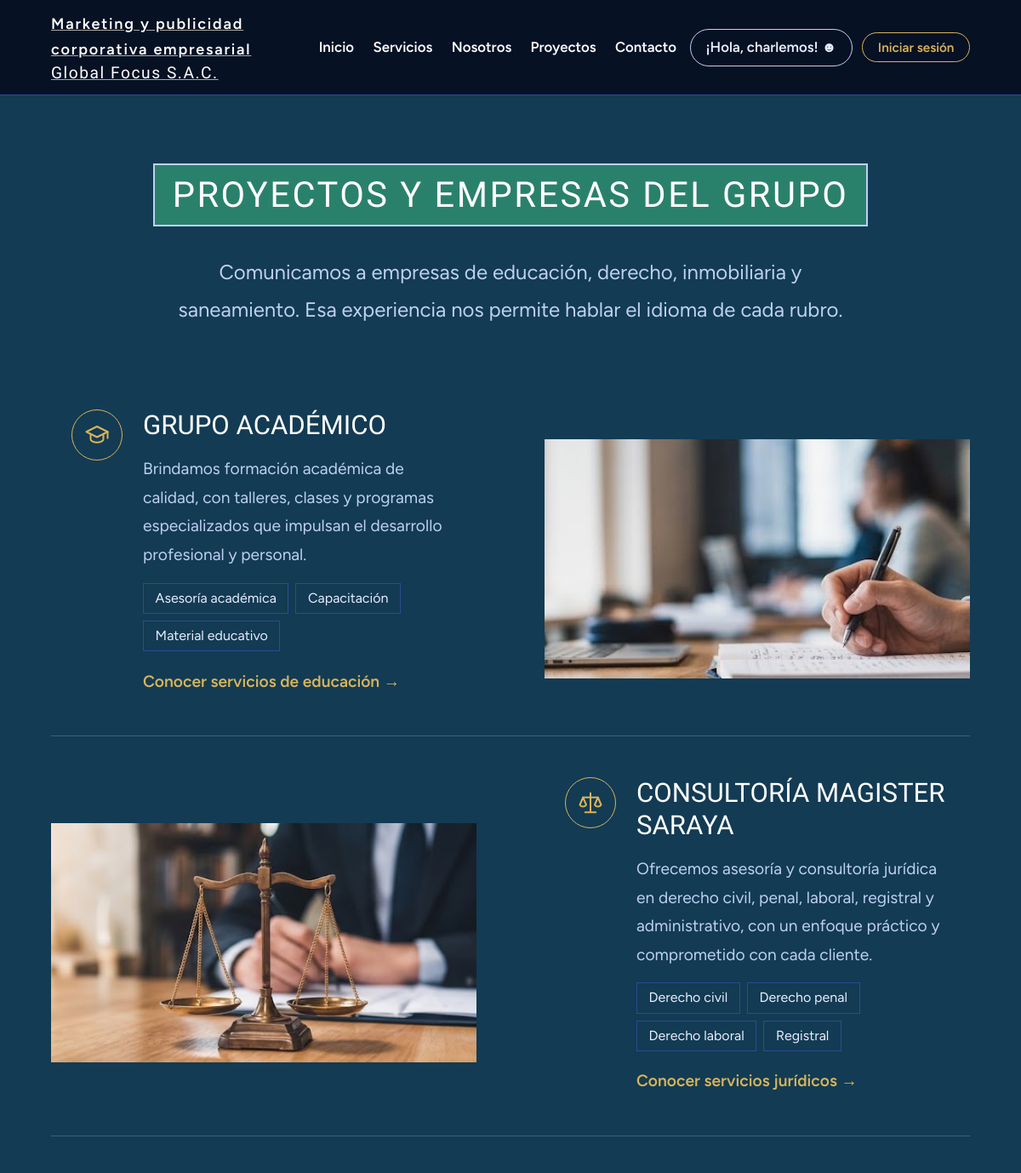
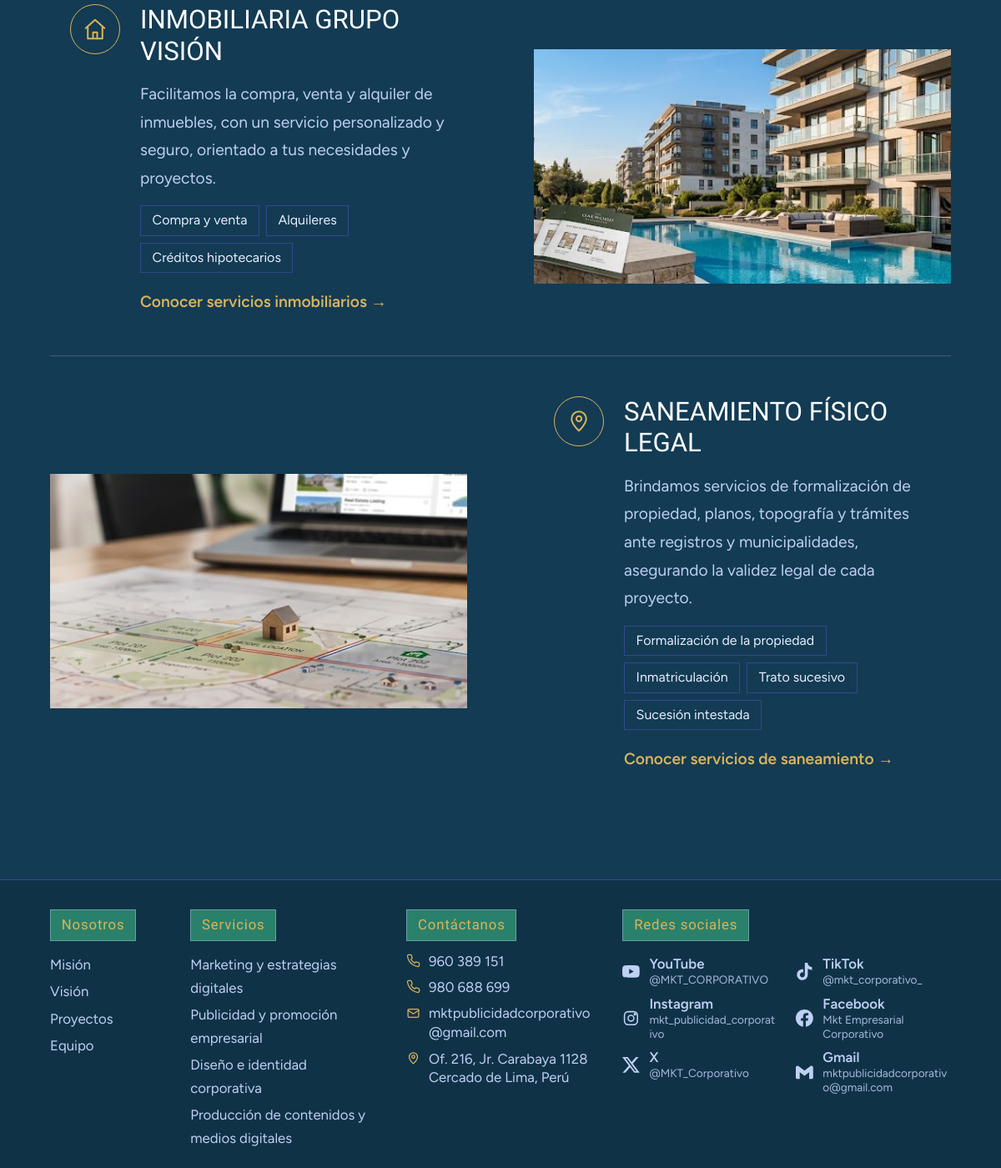
/proyectos, run on an earlier commit of the app's database (2 pictures, top to bottom).
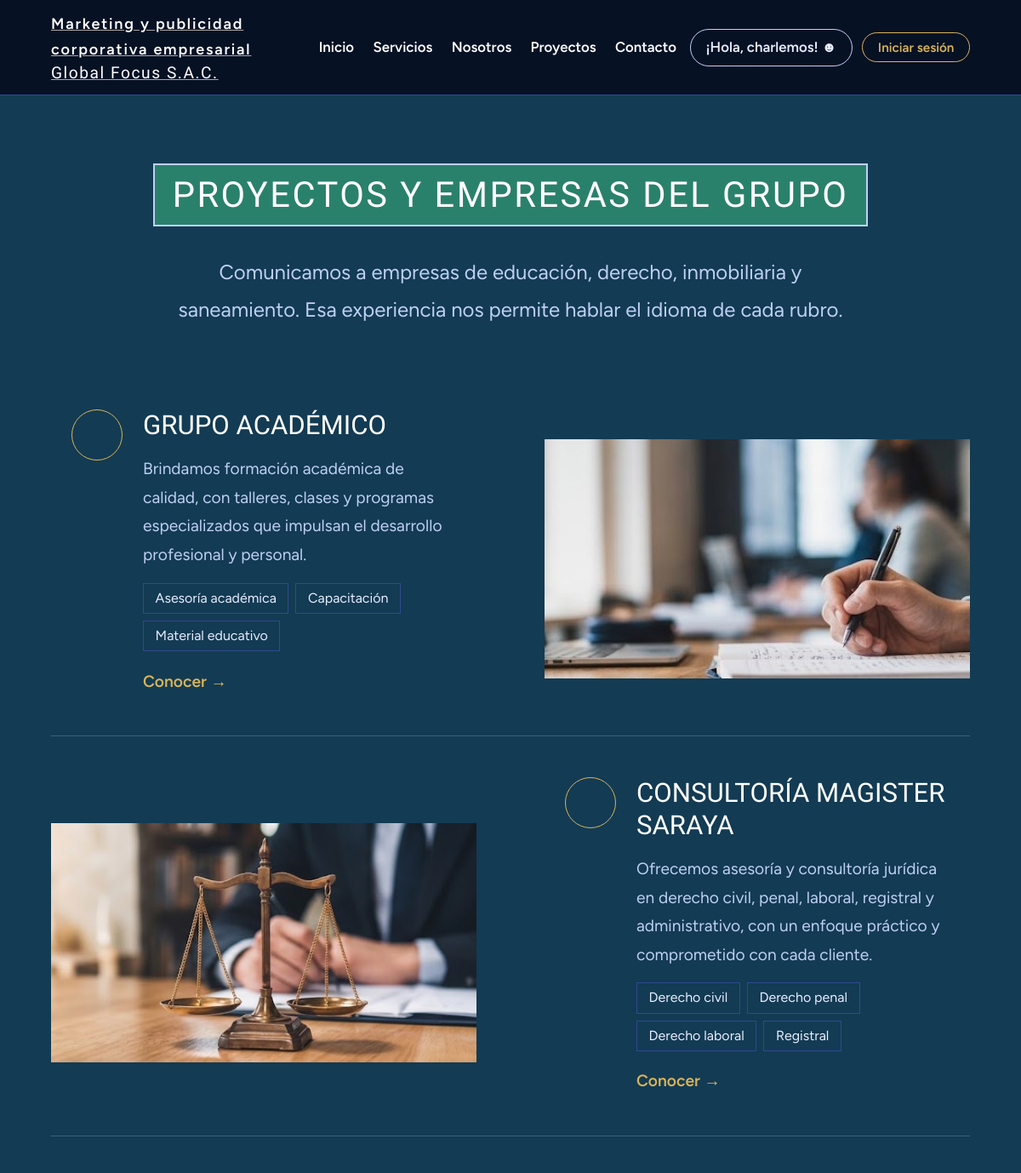
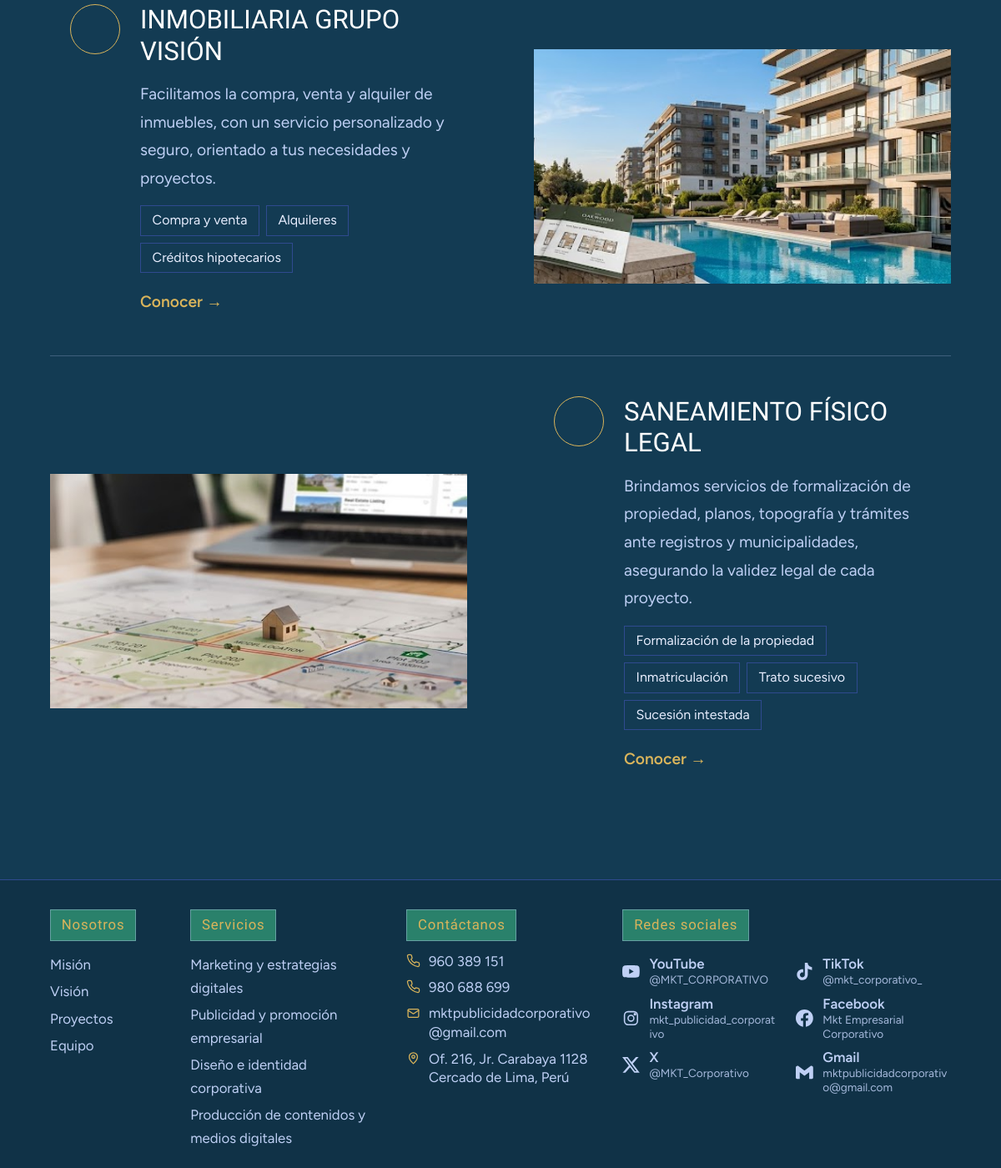
And on a later commit of the database (2 pictures, top to bottom).
### tables this page shows
CREATE TABLE empresas(
        id INTEGER PRIMARY KEY AUTOINCREMENT,
        nombre TEXT NOT NULL,
        descripcion TEXT NOT NULL,
        rubro TEXT NOT NULL,
        detalle TEXT NOT NULL DEFAULT '',
        contacto TEXT NOT NULL DEFAULT ''
    );

CREATE TABLE servicios(
        id INTEGER PRIMARY KEY AUTOINCREMENT,
        titulo TEXT NOT NULL,
        descripcion TEXT NOT NULL,
        color TEXT NOT NULL,
        orden INTEGER NOT NULL,
        categoria TEXT NOT NULL DEFAULT ''
    );

### app.py (the view)
@app.route("/proyectos")
def proyectos_page():
    empresas = get_db().execute("SELECT * FROM empresas ORDER BY id ASC").fetchall()
    return render_template("proyectos.html", c=CONFIG, empresas=empresas)

### app.py (called while the page is built, shortened)
@app.after_request
def cabeceras_seguridad(resp):
    resp.headers["Content-Security-Policy"] = _CSP
    resp.headers["X-Content-Type-Options"] = "nosniff"
    resp.headers["X-Frame-Options"] = "DENY"
    resp.headers["Referrer-Policy"] = "strict-origin-when-cross-origin"
    resp.headers["Permissions-Policy"] = "camera=(), microphone=(), geolocation=(), payment=()"
    if request.is_secure:
        resp.headers["Strict-Transport-Security"] = "max-age=31536000; includeSubDomains"
    if request.path.startswith(("/admin", "/api", "/login", "/registro")):
        resp.headers["Cache-Control"] = "no-store"
    return resp

@app.before_request
def proteger_csrf():
    if request.method in ("GET", "HEAD", "OPTIONS"):
        return None

def get_db():
    if "db" not in g:
        g.db = sqlite3.connect(DB_PATH, timeout=30)
        g.db.row_factory = sqlite3.Row
    return g.db

def _grupos():
    filas = get_db().execute("SELECT * FROM servicios ORDER BY orden ASC, id ASC").fetchall()
    grupos = {}
    for f in filas:
        grupos.setdefault(f["categoria"], []).append(f)
    return list(grupos.items())

def _buscar_img(carpeta, nombre):
    for ext in EXT_IMG:
        ruta = f"{carpeta}/{nombre}.{ext}"
        if os.path.exists(os.path.join(BASE, "static", ruta)):
            return ruta
    return None

def img_proyecto(n):
    return _buscar_img("img/proyectos", f"proyecto-{int(n)}")

@app.context_processor
def inyectar():
    grupos = _grupos()
    return {"grupos": grupos, "categorias": [g[0] for g in grupos],
            "img_servicio": img_servicio, "img_equipo": img_equipo, "img_proyecto": img_proyecto, "img_categoria": img_categoria, "img_portada": img_portada,
            "img_contacto": lambda: _buscar_img("img", "contacto"),
            "cuenta": _usuario()}

def _usuario():
    if "u" not in g:
        uid = session.get("uid")
        g.u = get_db().execute("SELECT id, nombre, correo, rol FROM usuarios WHERE id=?", (uid,)).fetchone() if uid else None
        if g.u is not None and session.get("ucorreo") != g.u["correo"]:
            g.u = None                         # la cookie era de otra cuenta (p. ej. la base se reinició)
    return g.u

### templates/proyectos.html (shortened to what this page needs)
{% extends "base.html" %}
{% set iconos = {"Educación": "<path d=\"m2 9 10-5 10 5-10 5z\"/><path d=\"M6 11.500V16c0 1.500 2.700 3 6 3s6-1.500 6-3v-4.500\"/><path d=\"M22 9v6\"/>", "Derecho": "<path d=\"M12 3v18M7 21h10M5 7h14\"/><path d=\"m5 7-3 7a3.500 3.500 0 0 0 6 0zM19 7l-3 7a3.500 3.500 0 0 0 6 0z\"/>", "Inmobiliaria": "<path d=\"M3 11 12 3l9 8\"/><path d=\"M5 10v11h14V10\"/><path d=\"M10 21v-6h4v6\"/>", "Saneamiento": "<path d=\"M12 21s7-6.200 7-11.500A7 7 0 0 0 5 9.500C5 14.800 12 21 12 21z\"/><circle cx=\"12\" cy=\"9.500\" r=\"2.500\"/>"} %}
{% set etiquetas = {"Educación": "servicios de educación", "Derecho": "servicios jurídicos", "Inmobiliaria": "servicios inmobiliarios", "Saneamiento": "servicios de saneamiento"} %}
{% block content %}
<main>
<section class="block pagina-proy" aria-labelledby="h-proy">
  <div class="rv"><h2 id="h-proy">Proyectos y empresas del grupo</h2></div>
  <p class="lead rv">Comunicamos a empresas de educación, derecho, inmobiliaria y saneamiento. Esa experiencia nos permite hablar el idioma de cada rubro.</p>
  <div class="pr-lista">
    {% for e in empresas %}
    {% set im = img_proyecto(loop.index) %}
    <article class="pr{% if loop.index is even %} inv{% endif %} rv" id="empresa{{ loop.index }}">
      <div class="pr-txt">
        <span class="pr-ic"><svg viewBox="0 0 24 24" aria-hidden="true">{{ iconos[e.rubro]|safe }}</svg></span>
        <div>
          <h3>{{ e.nombre }}</h3>
          <p>{{ e.descripcion }}</p>
          {% if e.detalle %}<ul class="chips">{% for d in e.detalle.split('|') %}<li>{{ d }}</li>{% endfor %}</ul>{% endif %}
          <a class="more" href="{{ url_for('index') }}?consulta={{ e.nombre|urlencode }}#contacto">Conocer {{ etiquetas[e.rubro] }} <span aria-hidden="true">→</span></a>
        </div>
      </div>
      <div class="pr-img slot{% if im %} lleno{% endif %}">
        {% if im %}<img src="{{ url_for('static', filename=im) }}" alt="{{ e.nombre }}" loading="lazy">
        {% else %}<span>+ Imagen<small>proyecto-{{ loop.index }}</small></span>{% endif %}
      </div>
    </article>
    {% endfor %}
  </div>
</section>
</main>
{% endblock %}

### templates/base.html (shortened to what this page needs)
<!doctype html>
<html lang="es">
<head>
<link rel="stylesheet" href="{{ url_for('static', filename='style.css') }}">
</head>
<body>
<header class="top" id="top">
  <a class="logo" href="{{ url_for('index') }}"><small>Marketing y publicidad corporativa empresarial</small><b>Global Focus S.A.C.</b></a>
  <nav aria-label="Principal">
    <a href="{{ url_for('index') }}">Inicio</a>
    <a href="{{ url_for('servicios_page') }}">Servicios</a>
    <a href="{{ url_for('index') }}#nosotros">Nosotros</a>
    <a href="{{ url_for('proyectos_page') }}">Proyectos</a>
    <a href="{{ url_for('index') }}#contacto">Contacto</a>
  </nav>
  <div class="top-acc">
    <a class="charlemos" href="{{ c.whatsapp_url }}" target="_blank" rel="noopener">¡Hola, charlemos! <span aria-hidden="true">☻</span></a>
    {% if cuenta %}
    <details class="cuenta" id="cuenta-menu">
      <summary class="btn-sesion" aria-label="Menú de tu cuenta">{{ cuenta.nombre.split()[0] }} <span aria-hidden="true">▾</span></summary>
      <div class="cuenta-menu">
        <small>{{ cuenta.correo }}</small>
        {% if cuenta.rol == 'admin' %}<a href="{{ url_for('consultas') }}">Panel de administración</a>
        {% else %}<a href="{{ url_for('index') }}?mis=1#contacto">Mis consultas</a>{% endif %}
        <form method="post" action="{{ url_for('logout') }}"><button type="submit">Cerrar sesión</button></form>
      </div>
    </details>
    {% else %}
    <a class="btn-sesion" href="{{ url_for('login') }}">Iniciar sesión</a>
    {% endif %}
  </div>
</header>
{% block content %}{% endblock %}
<footer class="foot">
  <div class="fcols">
    <div><h4>Nosotros</h4><ul><li><a href="{{ url_for('index') }}#nosotros">Misión</a></li><li><a href="{{ url_for('index') }}#nosotros">Visión</a></li><li><a href="{{ url_for('proyectos_page') }}">Proyectos</a></li><li><a href="{{ url_for('index') }}#equipo">Equipo</a></li></ul></div>
    <div><h4>Servicios</h4><ul>{% for cat in categorias %}<li><a href="{{ url_for('servicios_page') }}#cat{{ loop.index }}">{{ cat }}</a></li>{% endfor %}</ul></div>
    <div class="fcont"><h4>Contáctanos</h4>
      <ul>
        {% for t in c.telefonos %}<li><svg viewBox="0 0 24 24" aria-hidden="true"><path d="M22 16.9v3a2 2 0 0 1-2.2 2 19.8 19.8 0 0 1-8.6-3.1 19.5 19.5 0 0 1-6-6A19.8 19.8 0 0 1 2.1 4.2 2 2 0 0 1 4.1 2h3a2 2 0 0 1 2 1.7c.1 1 .4 1.9.7 2.8a2 2 0 0 1-.5 2.1L8.1 9.9a16 16 0 0 0 6 6l1.3-1.2a2 2 0 0 1 2.1-.4c.9.3 1.8.6 2.8.7a2 2 0 0 1 1.7 2z"/></svg><a href="tel:+51{{ t|replace(' ','') }}">{{ t }}</a></li>{% endfor %}
        <li><svg viewBox="0 0 24 24" aria-hidden="true"><rect x="3" y="5" width="18" height="14" rx="2"/><path d="m3 7 9 6 9-6"/></svg><a href="mailto:{{ c.correo }}">{{ c.correo }}</a></li>
        <li><svg viewBox="0 0 24 24" aria-hidden="true"><path d="M12 21s7-6.2 7-11.5A7 7 0 0 0 5 9.5C5 14.8 12 21 12 21z"/><circle cx="12" cy="9.5" r="2.5"/></svg><a href="https://www.google.com/maps/search/?api=1&query={{ c.mapa_lat }},{{ c.mapa_lng }}" target="_blank" rel="noopener"><span>{{ c.dir_linea1 }}</span><span>{{ c.dir_linea2 }}</span></a></li>
      </ul>
    </div>
    <div class="fsoc"><h4>Redes sociales</h4>
      <div class="redes-cols">
        <ul class="redes">
          <li><a href="{{ c.redes['YouTube'] }}" target="_blank" rel="noopener">
            <span><b>YouTube</b><small>@MKT_CORPORATIVO</small></span></a></li>
          <li><a href="{{ c.redes['Instagram'] }}" target="_blank" rel="noopener">
            <svg viewBox="0 0 24 24" class="st"><rect x="3" y="3" width="18" height="18" rx="5"/><circle cx="12" cy="12" r="4"/><circle cx="17.5" cy="6.5" r="1" fill="currentColor"/></svg>
            <span><b>Instagram</b><small>mkt_publicidad_corporativo</small></span></a></li>
          <li><a href="{{ c.redes['X'] }}" target="_blank" rel="noopener">
            <svg viewBox="0 0 24 24"><path d="M18.901 1.153h3.68l-8.04 9.19L24 22.846h-7.406l-5.8-7.584-6.638 7.584H.474l8.6-9.83L0 1.154h7.594l5.243 6.932ZM17.61 20.644h2.039L6.486 3.24H4.298Z"/></svg>
            <span><b>X</b><small>@MKT_Corporativo</small></span></a></li>
        </ul>
        <ul class="redes">
          <li><a href="{{ c.redes['TikTok'] }}" target="_blank" rel="noopener">
            <span><b>TikTok</b><small>@mkt_corporativo_</small></span></a></li>
          <li><a href="{{ c.redes['Facebook'] }}" target="_blank" rel="noopener">
            <span><b>Facebook</b><small>Mkt Empresarial Corporativo</small></span></a></li>
          <li><a href="https://mail.google.com/mail/?view=cm&fs=1&to={{ c.correo }}&su=Consulta%20desde%20la%20web&body=Hola%2C%20quisiera%20m%C3%A1s%20informaci%C3%B3n%20sobre..." target="_blank" rel="noopener">
            <svg viewBox="0 0 24 24"><path d="M24 5.457v13.909c0 .904-.732 1.636-1.636 1.636h-3.819V11.73L12 16.64l-6.545-4.91v9.273H1.636A1.636 1.636 0 0 1 0 19.366V5.457c0-2.023 2.309-3.178 3.927-1.964L5.455 4.64 12 9.548l6.545-4.91 1.528-1.145C21.69 2.28 24 3.434 24 5.457z"/></svg>
            <span><b>Gmail</b><small>{{ c.correo }}</small></span></a></li>
        </ul>
      </div>
    </div>

What changed in the data, as far as the page shows it:
changed empresas "GRUPO ACADÉMICO": rubro "servicios de educación" → (not shown)
changed empresas "CONSULTORÍA MAGISTER SARAYA": rubro "servicios jurídicos" → (not shown)
changed empresas "INMOBILIARIA GRUPO VISIÓN": rubro "servicios inmobiliarios" → (not shown)
changed empresas "SANEAMIENTO FÍSICO LEGAL": rubro "servicios de saneamiento" → (not shown)
